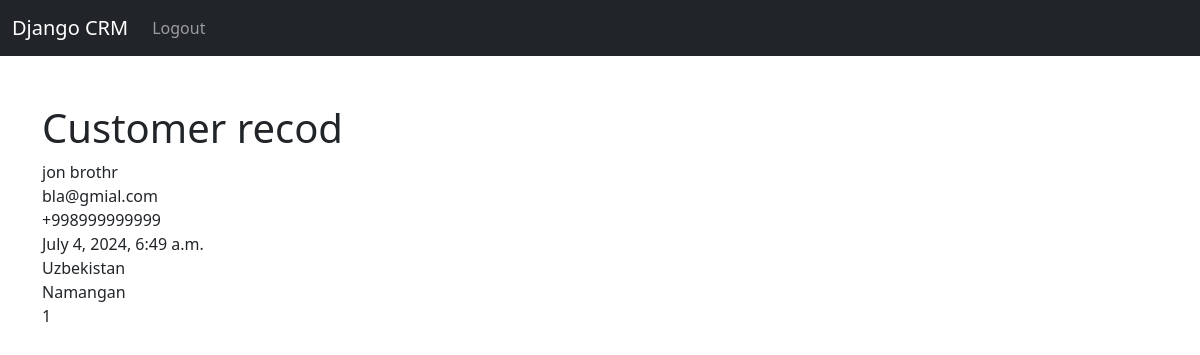
The page /record/1 (signed in) on the database its author committed.
### website/models.py (models this page shows, shortened)
class Record(models.Model):
    created_at = models.DateTimeField(auto_now_add=True)
    first_name = models.CharField(max_length=50)
    last_name = models.CharField(max_length=50)
    email = models.CharField(max_length=100)
    phone = models.CharField(max_length=15)
    addres = models.CharField(max_length=50)
    city = models.CharField(max_length=50)

### website/views.py (the view)
# urls.py: path('record/<int:pk>',views.custom_record,name="record")
def custom_record(request,pk):
    if request.user.is_authenticated:
        custom_record = Record.objects.get(id=pk)
        return render(request,'record.html',{'custom_record':custom_record})
    else:
        messages.success(request,"You must be logged in")
        return redirect('home')

### website/templates/record.html
{%extends 'base.html'%}
{% block content %}
<h1>Customer recod</h1>
    {{custom_record.first_name}} {{custom_record.last_name}}<br>
    {{custom_record.email}}<br>
    {{custom_record.phone}}<br>
    {{custom_record.created_at}}<br>
    {{custom_record.addres}}<br>
    {{custom_record.city}}<br>
    {{custom_record.id}}<br>
{% endblock %}

### rows shown on the page
Record: first_name "jon", last_name "brothr", email "bla@gmial.com", phone "+998999999999", created_at "July 4, 2024, 6:49 a.m.", addres "Uzbekistan", city "Namangan", id "1"
